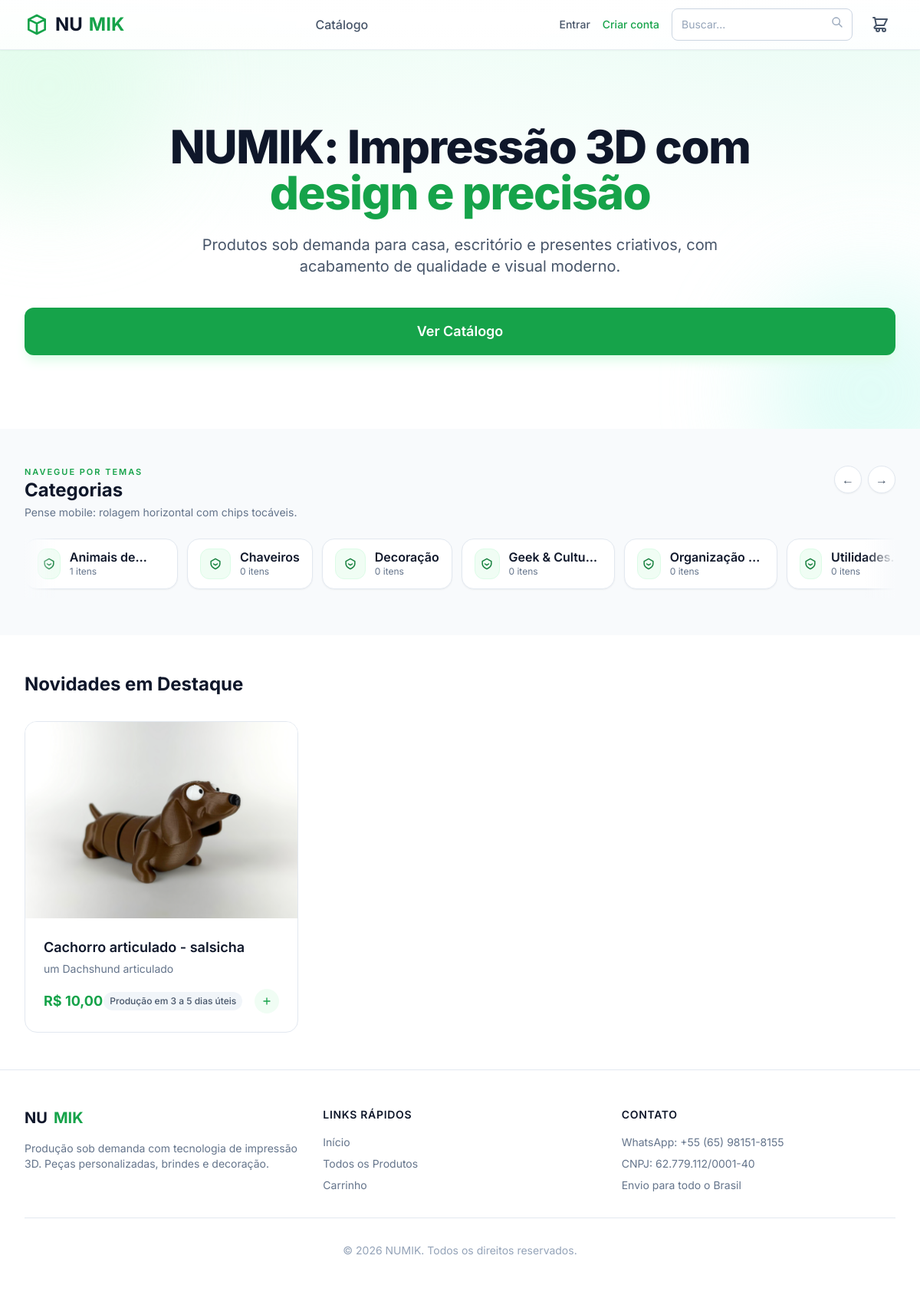
The page / on the database its author committed.
### catalog/models.py (models this page shows, shortened)
class Category(models.Model):
    name = models.CharField(max_length=150, verbose_name="Nome da Categoria")
    slug = models.SlugField(max_length=150, unique=True)
    description = models.TextField(blank=True, verbose_name="Descrição")
    class Meta:
        verbose_name = "Categoria"
        verbose_name_plural = "Categorias"
        ordering = ['name']

class Product(models.Model):
    category = models.ForeignKey(Category, related_name='products', on_delete=models.SET_NULL, null=True, blank=True, verbose_name="Categoria")
    name = models.CharField(max_length=200, verbose_name="Nome do Produto")
    slug = models.SlugField(max_length=200, unique=True)
    short_description = models.CharField(max_length=255, verbose_name="Descrição Curta")
    description = models.TextField(verbose_name="Descrição Longa")
    base_price = models.DecimalField(max_digits=10, decimal_places=2, verbose_name="Preço Base")
    is_active = models.BooleanField(default=True, verbose_name="Ativo?")
    lead_time_text = models.CharField(max_length=100, default="Produção em 3 a 5 dias úteis", verbose_name="Prazo Estimado")
    tags = models.ManyToManyField(Tag, related_name='products', blank=True, verbose_name="Tags (#)")
    created_at = models.DateTimeField(auto_now_add=True)
    updated_at = models.DateTimeField(auto_now=True)
    class Meta:
        verbose_name = "Produto"
        verbose_name_plural = "Produtos"
        ordering = ['-created_at']
    def get_absolute_url(self):
        return reverse('catalog:product_detail', kwargs={'slug': self.slug})

class ProductImage(models.Model):
    product = models.ForeignKey(Product, related_name='images', on_delete=models.CASCADE)
    image = models.ImageField(upload_to='products/%Y/%m/%d', verbose_name="Imagem")
    alt_text = models.CharField(max_length=200, blank=True, verbose_name="Texto Alternativo (SEO)")
    order = models.PositiveIntegerField(default=0, verbose_name="Ordem")
    class Meta:
        verbose_name = "Imagem do Produto"
        verbose_name_plural = "Imagens do Produto"
        ordering = ['order']

### catalog/views.py (the view)
# urls.py: path('', views.home, name='home'),
def home(request):
    featured_products = Product.objects.filter(is_active=True).order_by('?')[:6]
    categories = Category.objects.all()
    return render(request, 'catalog/home.html', {
        'products': featured_products,
        'categories': categories
    })

### cart/cart.py (called while the page is built)
    def get_total_items(self):
        return sum(item['quantity'] for item in self.cart.values())

    def __len__(self):
        return self.get_total_items()

    def _normalize_cart_dict(self, cart_data):
        return {item_id: self._normalize_item(data) for item_id, data in (cart_data or {}).items() if isinstance(data, dict)}

### cart/context_processors.py (called while the page is built)
def cart(request):
    return {'cart': Cart(request)}

### templates/catalog/home.html (shortened to what this page needs)
{% extends 'base.html' %}
{% block content %}
<section class="relative overflow-hidden bg-gradient-to-b from-emerald-50/70 via-white to-white">
    <div class="absolute -top-24 -left-20 w-72 h-72 rounded-full bg-brand-100 blur-3xl opacity-60"></div>
    <div class="absolute -bottom-24 -right-20 w-72 h-72 rounded-full bg-teal-100 blur-3xl opacity-60"></div>
    <div class="max-w-7xl mx-auto px-4 sm:px-6 lg:px-8 py-24 text-center relative">
        <h1 class="text-4xl tracking-tight font-extrabold text-slate-900 sm:text-5xl md:text-6xl leading-tight">
            <span class="block">NUMIK: Impressão 3D com</span>
            <span class="block text-brand-600">design e precisão</span>
        </h1>
        <p class="mt-4 max-w-md mx-auto text-base text-slate-600 sm:text-lg md:mt-6 md:text-xl md:max-w-3xl">
            Produtos sob demanda para casa, escritório e presentes criativos, com acabamento de qualidade e visual moderno.
        </p>
        <div class="mt-10 max-w-sm mx-auto sm:max-w-none sm:flex sm:justify-center gap-4">
            <a href="{% url 'catalog:product_list' %}"
                class="w-full flex items-center justify-center px-8 py-3 border border-transparent text-base font-semibold rounded-xl text-white bg-brand-600 hover:bg-brand-700 md:py-4 md:text-lg md:px-10 transition-colors shadow-lg shadow-brand-100">
                Ver Catálogo
            </a>
        </div>
    </div>
</section>
{% if categories %}
<section class="py-12 bg-slate-50">
    <div class="max-w-7xl mx-auto px-4 sm:px-6 lg:px-8">
        <div class="flex items-start justify-between gap-3 mb-6">
            <div>
                <p class="text-[11px] font-semibold tracking-[0.18em] text-brand-600 uppercase">Navegue por temas</p>
                <h2 class="text-2xl font-bold text-slate-900 leading-tight">Categorias</h2>
                <p class="text-sm text-slate-500 mt-1">Pense mobile: rolagem horizontal com chips tocáveis.</p>
            </div>
            <div class="flex gap-2 items-center shrink-0">
                <button type="button" data-cat-prev
                    class="h-9 w-9 rounded-full border border-slate-200 bg-white text-slate-600 shadow-sm hover:border-brand-500 hover:text-brand-600 transition">
                    <span aria-hidden="true">&#8592;</span>
                </button>
                <button type="button" data-cat-next
                    class="h-9 w-9 rounded-full border border-slate-200 bg-white text-slate-600 shadow-sm hover:border-brand-500 hover:text-brand-600 transition">
                    <span aria-hidden="true">&#8594;</span>
                </button>
            </div>
        </div>
        <div class="relative">
            <div data-cat-scroller
                class="flex gap-3 overflow-x-auto pb-3 pr-3 scroll-smooth snap-x snap-mandatory scrollbar-hide">
                {% for cat in categories %}
                <a href="{% url 'catalog:product_list' %}?categoria={{ cat.slug }}"
                    class="group flex-none min-w-[160px] max-w-[200px] rounded-2xl border border-slate-200 bg-white px-4 py-3 snap-start shadow-sm hover:-translate-y-0.5 hover:border-brand-500 hover:shadow-md transition-all">
                    <div class="flex items-center gap-3">
                        <span class="h-10 w-10 rounded-xl bg-brand-50 border border-brand-100 text-brand-700 flex items-center justify-center">
                            <svg class="h-5 w-5" viewBox="0 0 24 24" fill="none" stroke="currentColor" stroke-width="1.8" stroke-linecap="round" stroke-linejoin="round">
                                <path d="M12 4l7 4v4c0 4-3 6-7 8-4-2-7-4-7-8V8l7-4z" />
                                <path d="M9 12l3 2 3-2" />
                            </svg>
                        </span>
                        <div class="text-left">
                            <p class="font-semibold text-slate-900 leading-tight line-clamp-1">{{ cat.name }}</p>
                            <p class="text-[12px] text-slate-500">{{ cat.products.count|default:0 }} itens</p>
                        </div>
                    </div>
                </a>
                {% endfor %}
            </div>
        </div>
    </div>
</section>
{% endif %}
<section class="py-12 bg-white">
    <div class="max-w-7xl mx-auto px-4 sm:px-6 lg:px-8">
        <h2 class="text-2xl font-bold text-slate-900 mb-8">Novidades em Destaque</h2>
        <div class="grid grid-cols-1 sm:grid-cols-2 lg:grid-cols-3 xl:grid-cols-4 gap-8">
            {% for product in products %}
            <div
                class="group relative bg-white border border-slate-200 rounded-2xl overflow-hidden hover:shadow-lg transition-all">
                <div class="aspect-w-4 aspect-h-3 bg-slate-100 sm:aspect-none sm:h-64 relative">
                    {% if product.images.first %}
                    <img src="{{ product.images.first.image.url }}"
                        alt="{{ product.images.first.alt_text|default:product.name }}"
                        class="w-full h-full object-center object-cover group-hover:scale-105 transition-transform duration-300">
                    {% else %}
                    <div class="w-full h-full flex items-center justify-center text-slate-400">Sem Imagem</div>
                    {% endif %}
                </div>
                <div class="p-6">
                    <div class="flex justify-between items-start">
                        <div>
                            <h3 class="text-lg font-semibold text-slate-900">
                                <a href="{{ product.get_absolute_url }}">
                                    <span aria-hidden="true" class="absolute inset-0"></span>
                                    {{ product.name }}
                                </a>
                            </h3>
                            <p class="mt-1 text-sm text-slate-500 line-clamp-2">{{ product.short_description }}</p>
                        </div>
                    </div>
                    <div class="mt-4 flex items-center justify-between">
                        <p class="text-lg font-bold text-brand-600">R$ {{ product.base_price }}</p>
                        <div class="flex items-center gap-2">
                            <span class="text-xs font-medium bg-slate-100 text-slate-600 px-2 py-1 rounded-full whitespace-nowrap">
                                {{ product.lead_time_text|default:"Prazo sob consulta" }}
                            </span>
                            <form action="{% url 'cart:cart_add' product.id %}" method="post">
                                <button type="submit"
                                    class="ml-2 text-brand-600 hover:text-brand-700 bg-brand-50 hover:bg-brand-100 p-2 rounded-full transition-colors">
                                    <svg class="w-4 h-4" fill="none" stroke="currentColor" viewBox="0 0 24 24">
                                        <path stroke-linecap="round" stroke-linejoin="round" stroke-width="2"
                                            d="M12 6v6m0 0v6m0-6h6m-6 0H6"></path>
                                    </svg>
                                </button>
                            </form>
                        </div>
                    </div>
                </div>
            </div>
            {% empty %}
            <p class="text-slate-500 col-span-full">Nenhum produto cadastrado ainda.</p>
            {% endfor %}
        </div>
    </div>
</section>
{% endblock %}

### templates/base.html (style rules this page uses)
body { background-image: radial-gradient(circle at top left, rgba(34, 197, 94, 0.08), transparent 30%), radial-gradient(circle at 90% 10%, rgba(20, 184, 166, 0.08), transparent 28%); }

### rows shown on the page
Category: name "Animais…", products.count "1"
Category: name "Chaveiros", products.count "0"
Category: name "Decoração", products.count "0"
Category: name "Geek &…", products.count "0"
Category: name "Organização…", products.count "0"
Category: products.count "0"
Product: images.first.image (picture), name "Cachorro articulado - salsicha", short_description "um Dachshund articulado", base_price "10,00", lead_time_text "Produção em 3 a 5 dias úteis"
